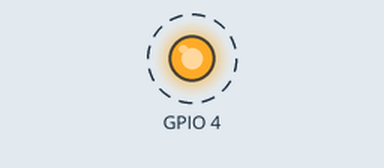
Simulated run of this program. Board: Raspberry Pi (BCM pin numbers). Parts: output pins drawn as LEDs (lit = HIGH). Dashed ring = blinking.

Above: at 0.5 s.
Timing chart, 0 to 4.6 s (numbered marks = the images above):
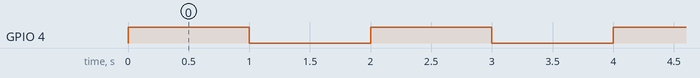

Measured:
- by itself, GPIO 4: alternates HIGH for 1.0 s and LOW for 1.0 s

The program:

LedBlink.py
```python
import RPi.GPIO as GPIO    # Import Raspberry Pi GPIO library
from time import sleep     # Import the sleep function from the time module
GPIO.setwarnings(False)    # Ignore warning for now
GPIO.setmode(GPIO.BCM)    # Use physical pin numbering
GPIO.setup(4, GPIO.OUT, initial=GPIO.LOW)   # Set pin 8 to be an output pin and set initial value to low (off)

while True: # Run forever
  GPIO.output(4, GPIO.HIGH) # Turn on
  sleep(1)                  # Sleep for 1 second
  GPIO.output(4, GPIO.LOW)  # Turn off
  sleep(1)                  # Sleep for 1 second
```
